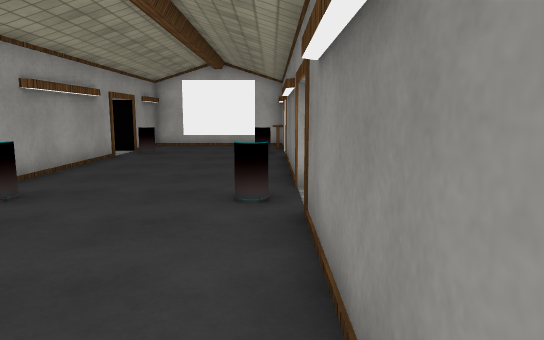
View 1 (above)

14 first-person views from a walk through a scene from a Unity 3-D project. The camera is 1.4 m above the floor, tilts 8° down and sees 70° across. The floor is counted in squares, 1 m on a side. Each view is taken from the middle of a square. On the plan, view 1 faces up. The plan holds only what a view shows up to about 16 squares ahead; the rest is blank. The player is left out. Some surface patterns are stand-ins.

View 2
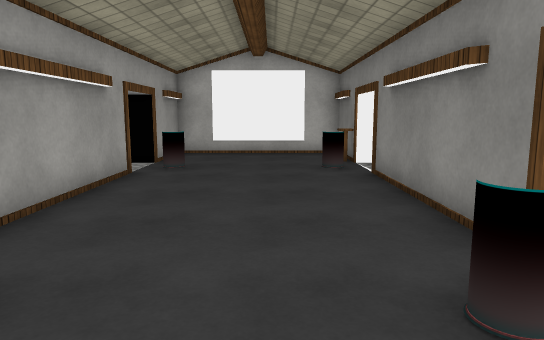

View 3
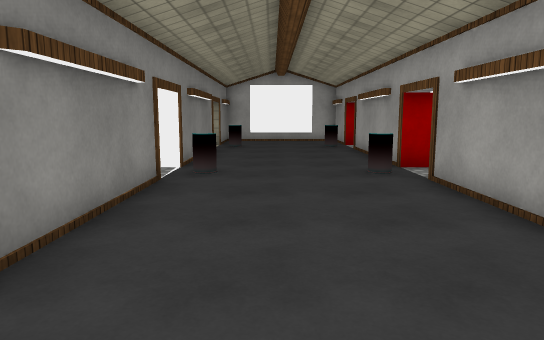

View 4
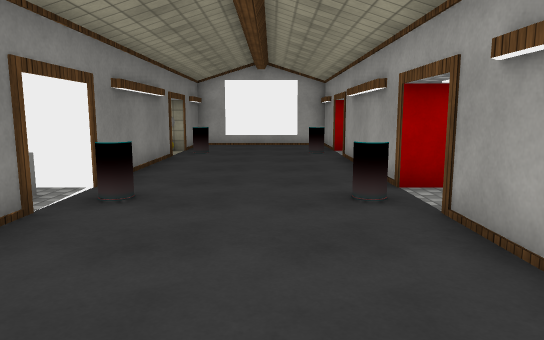

View 5
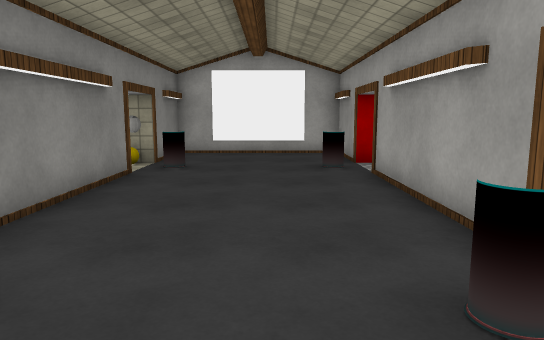

View 6
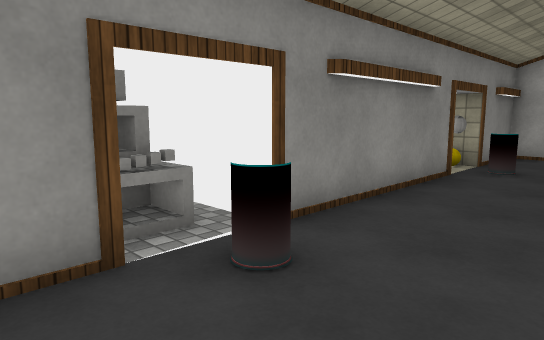

View 7
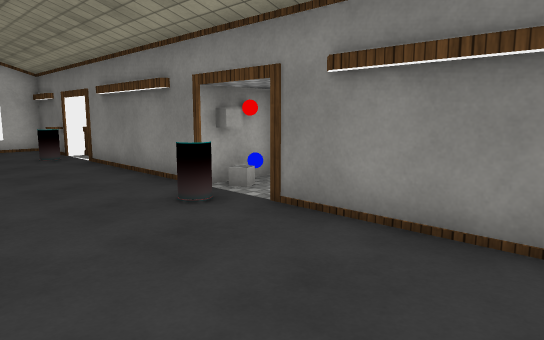

View 8
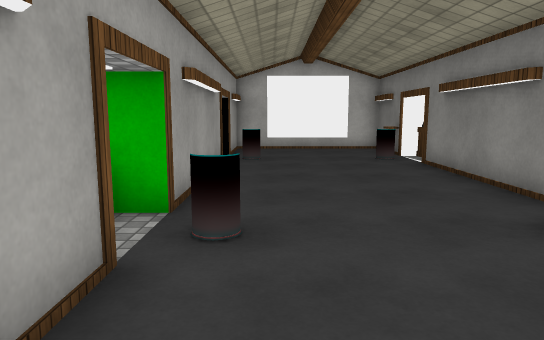

View 9
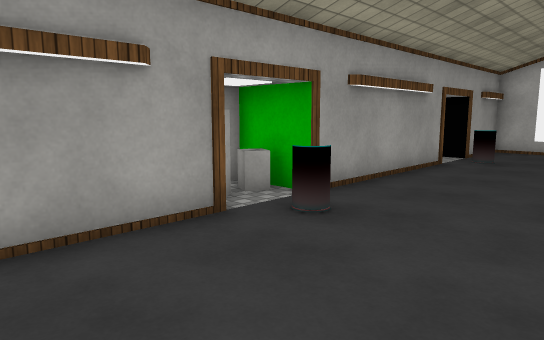

View 10
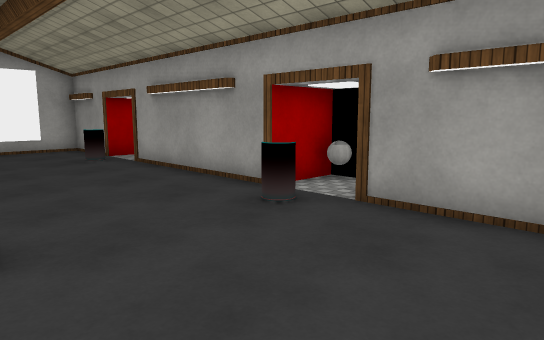

View 11
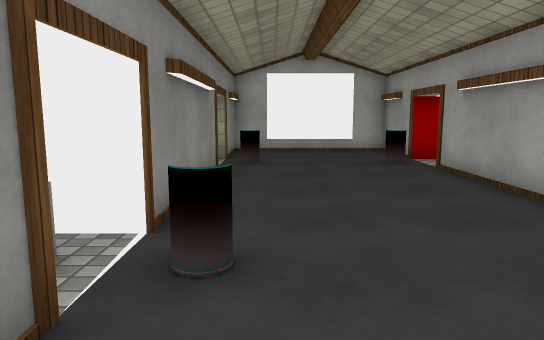

View 12
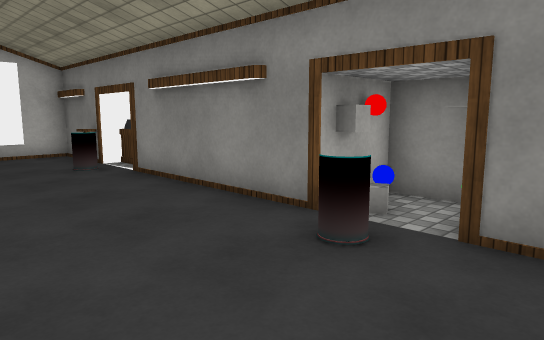

View 13
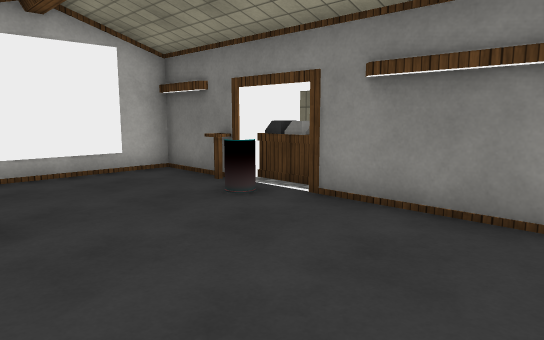

View 14
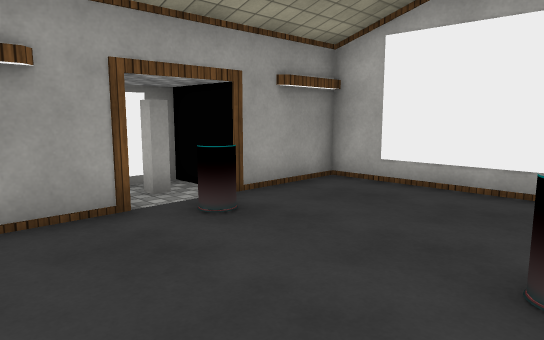

### Floor plan
Points are (right, up) in squares from view 1. A wall is a line through its corners. A room is listed if a view was taken in it or the views show most of it. See-through windows are left out.
Room 1 (views 1, 2, 3, 4, 5, 6, 7, 8, 9, 10, 11, 12, 13, 14)
walls: (-5.5, 5.6) (-5.5, -0.5); (0.5, -0.6) (0.5, 5.5); (0.5, 7.5) (0.5, 13.5); (1.6, -1.5) (1.6, -1.2); (-5.5, -2.5) (-5.5, -8.5); (-5.5, 13.6) (-5.5, 7.5); (1.1, 13.9) (1.1, 15.5); (0.5, -8.5) (0.5, -2.5); (-6.3, 14.8) (-6.3, 14.2); (0.5, 15.4) (0.5, 18.5) (-5.5, 18.5) (-5.5, 15.5); (0.8, -10.6) (1, -10.1); (-5.5, -10.5) (-5.5, -13.5) (0.5, -13.5) (0.5, -10.5)
low walls: (1, 6.7) (0.8, 7); (1.1, -1.8) (1.1, -0.8); (-6.1, 7.2) (-6.4, 6.6)
objects: other object (-5, -10) to (-5, -9); other object (-5, -2) to (-5, -1); other object (-5, 6) to (-5, 7); other object (-5, 14) to (-5, 15); other object (0, -10) to (0, -9); other object (0, -2) to (0, -1); other object (0, 6) to (0, 7); other object (0, 14) to (0, 15); other object (0, 16)

Where each view was taken, in squares from view 1:
view 1: 0 up, 0 right, facing up
view 2: 4 up, 2 left, facing up
view 3: 8 up, 2 left, facing down
view 4: 5 up, 3 left, facing down
view 5: 1 up, 3 left, facing down
view 6: 1 up, 3 left, facing down-right
view 7: 1 up, 4 left, facing up-right
view 8: 2 up, 4 left, facing up
view 9: 2 up, 1 left, facing up-left
view 10: 3 up, 0 right, facing down-left
view 11: 2 up, 1 left, facing down
view 12: 4 up, 4 left, facing up-right
view 13: 9 up, 5 left, facing up-right
view 14: 11 up, 0 right, facing up-left
